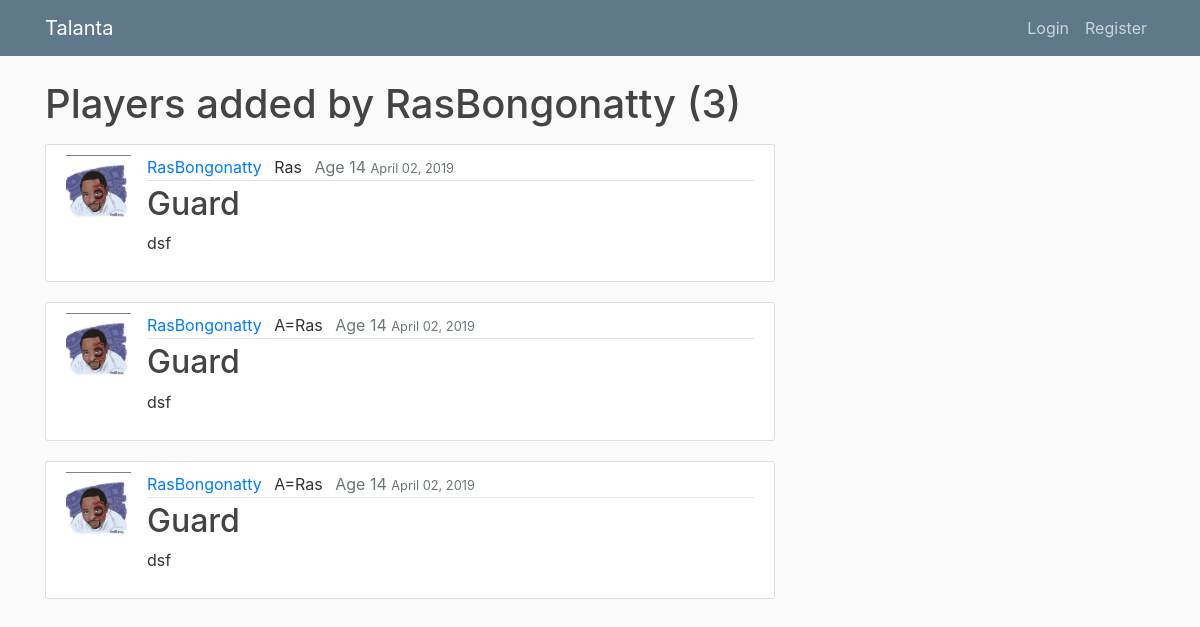
/user/RasBongonatty, run on the app's committed database.
### karatasi/models.py (models this page shows, shortened)
class Post(models.Model):
    sport_type = (('soccer', 'Soccer'),('basketball', 'Basketball'),('netball', 'Netball'),)
    image = models.ImageField(default = 'default.jpg' , upload_to ='player_pics')
    county = models.CharField(default = '', max_length=100)
    school = models.CharField(default = '', max_length=100)
    player_name = models.CharField(default = '', max_length=100)
    age = models.CharField(default = '', max_length=100)
    gender = models.CharField(default = '', max_length=100)
    sport =  models.CharField(max_length=10, choices=sport_type)
    height = models.CharField(default = '', max_length=100)
    weight = models.CharField(default = '', max_length=100)
    speed = models.CharField(default = '', max_length=100)
    position = models.CharField(max_length=100)
    comment = models.TextField()
    date_posted = models.DateTimeField(default=timezone.now)
    name = models.ForeignKey(User,on_delete=models.CASCADE)

### users/models.py (models this page shows, shortened)
class Profile(models.Model):
    user = models.OneToOneField(User, on_delete = models.CASCADE)
    image = models.ImageField(default = 'default.jpg' , upload_to ='profile_pics')

### karatasi/views.py (the view)
# urls.py: path('user/<str:username>', UserPostListView.as_view(), name = 'user-posts'),
class UserPostListView(ListView):
    model = Post
    template_name = 'karatasi/user_posts.html'
    context_object_name = 'posts'
    paginate_by = 3
    def get_queryset(self):
        user = get_object_or_404(User, username=self.kwargs.get('username'))
        return Post.objects.filter(name = user).order_by('-date_posted')

### karatasi/templates/karatasi/user_posts.html (shortened to what this page needs)
{% extends "karatasi/base.html"%}
{% block content %}
<h1 class = 'mb-3'> Players added by {{view.kwargs.username }} ({{ page_obj.paginator.count }}) </h1>
    {% for post in posts %}
      <article class="media content-section">
            <img class = 'rounded-square article-img'src="{{ post.name.profile.image.url }}" alt="">
            <div class="media-body" href=" {% url 'post-detail' post.id %} " >
              <div class="article-metadata">
                <a class="mr-2" href = "{% url 'user-posts' post.name.username %}" >{{ post.name}} </a>
                <a class="mr-2" >{{ post.player_name}} </a>
                <a class="text-muted" >Age {{post.age}} </a>
                <small class="text-muted">{{post.date_posted|date:" F d, Y"}}</small>
              </div>
              <h2><a class="article-title" href=" {% url 'post-detail' post.id %}" >{{post.position}}</a></h2>
              <p class="article-content">{{post.comment}}</p>
            </div>
      </article>
    {% endfor %}
{% endblock content%}

### karatasi/static/karatasi/main.css (style rules this page uses)
body { background: #fafafa; color: #333333; margin-top: 5rem; }
h1, h2, h3, h4, h5, h6 { color: #444444; }
.content-section { background: #ffffff; padding: 10px 20px; border: 1px solid #dddddd; border-radius: 3px; margin-bottom: 20px; }
.article-title { color: #444444; }
.article-content { white-space: pre-line; }
.article-img { height: 65px; width: 65px; margin-right: 16px; }
.article-metadata { padding-bottom: 1px; margin-bottom: 4px; border-bottom: 1px solid #e3e3e3 }

### data on the page
Post: name.profile.image (placeholder picture), name "RasBongonatty", player_name "Ras", age "14", date_posted "April 02, 2019", position "Guard", comment "dsf"
Post: name.profile.image (placeholder picture), name "RasBongonatty", player_name "A=Ras", age "14", date_posted "April 02, 2019", position "Guard", comment "dsf"
Post: name.profile.image (placeholder picture), name "RasBongonatty", player_name "A=Ras", age "14", date_posted "April 02, 2019", position "Guard", comment "dsf"

### other printed values
{{ view.kwargs.username }} "RasBongonatty"
{{ page_obj.paginator.count }} "3"
